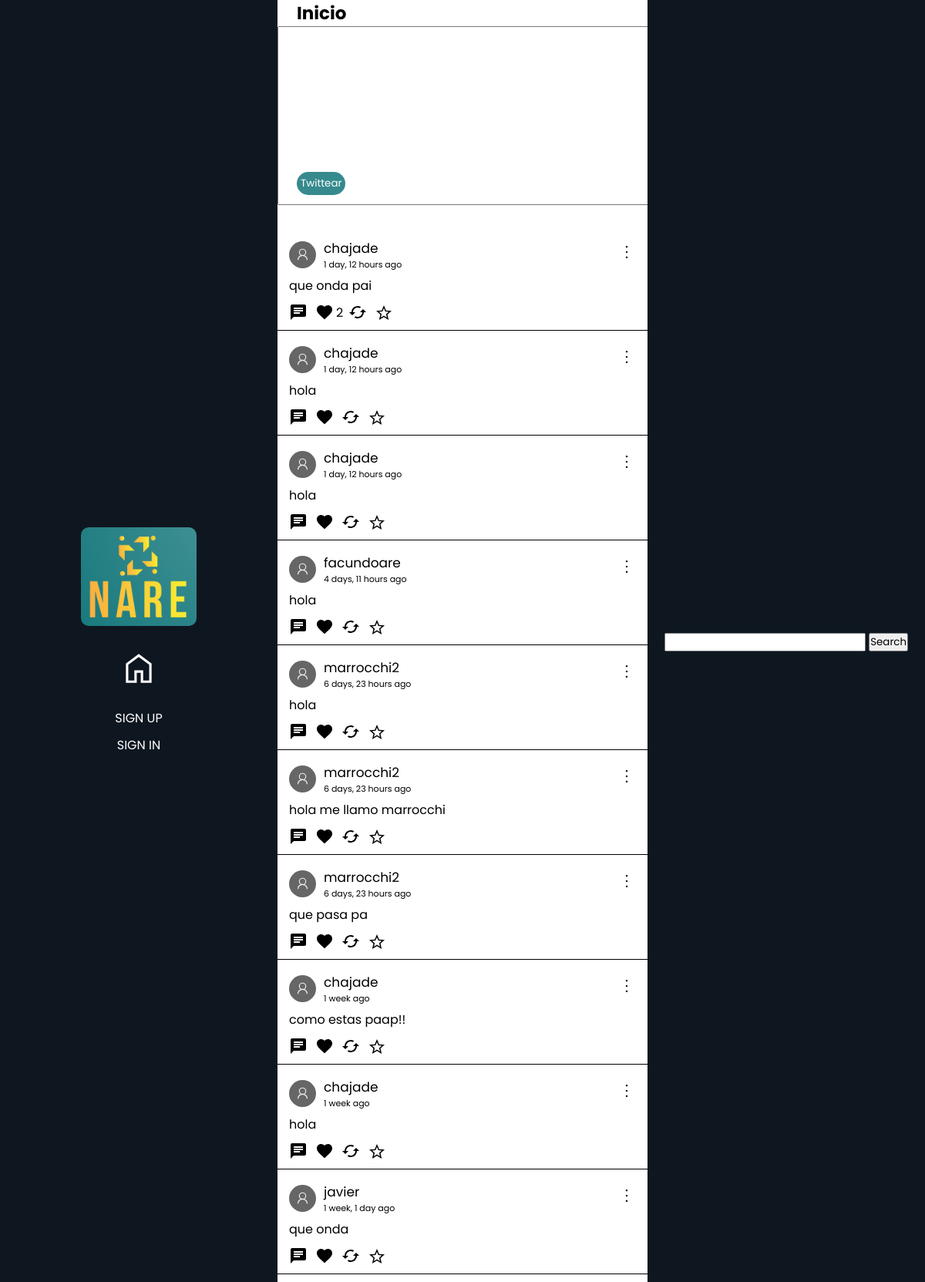
Before: / with the older database file.
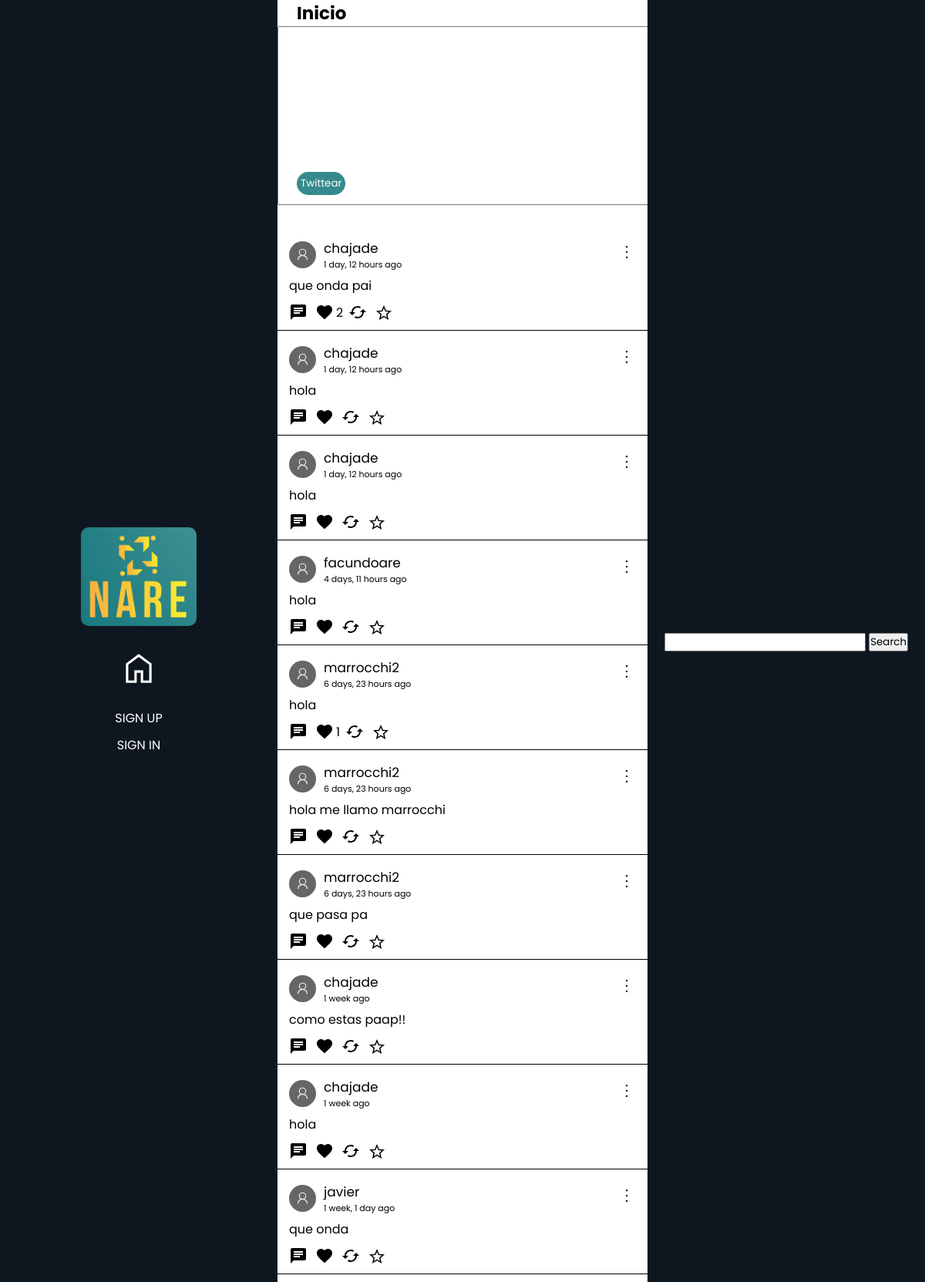
After: the same page with the newer database file.
### tweets/models.py (models this page shows)
class Tweet(models.Model):
    user = models.ForeignKey(User, null=True, on_delete=models.CASCADE)
    content = models.TextField(max_length=180)
    created_at = models.DateTimeField(auto_now_add=True)
    likes = models.IntegerField(default=0)
    likes_users = models.ManyToManyField(User, related_name="likes_tweets")
    retweets = models.IntegerField(default=0)
    parent_tweet = models.IntegerField(null=True)

### tweets/views.py (the view)
# urls.py: path('', views.globalFeed, name='globalFeed'),
def globalFeed(request):
    tweets = Tweet.objects.all().filter(parent_tweet = None)
    return render(request, 'globalFeed.html',{
            'form': forms.postTweet,
            'tweets': tweets,
    })

### tweets/templates/globalFeed.html (shortened to what this page needs)
{% extends 'base.html' %}  {% load static %}
    {% block content %}
    <link rel="stylesheet" href="{% static 'globalFeed.css' %}" />
    <link rel="stylesheet" href="{% static 'User.css' %}" />
    <div class="container-1">
        <h1 class="feedTitle">Inicio</h1>
        <form action="{% url 'postTweet' %}" method="POST" class="postTweetForm">
            <textarea name="content" cols="55" rows="10" required="" id="id_content" spellcheck="false"></textarea>
            <button>
                Twittear
            </button>
        </form>
    </div>
        <div class="tweets">
            {% for tweet in tweets %}
                {% include 'Tweet.html' %}
            {% endfor %}
{% endblock content %}

### tweets/templates/Tweet.html (shortened to what this page needs)
<a href="{% url 'tweetDetails' tweet.id %}" class="tweet">
    <div class="div-content" id="{{tweet.id}}">
        <div class="tweetHead">
            <div class="fotoPerfil">
                <form action="{% url 'myProfile' tweet.user.id %}" class="formName">
                    <button class="usernameTweet">{{tweet.user.username}}</button>
                    <p class="timeAgo">{{tweet.created_at|timesince}} ago</p>
                </form>
            </div>
            <div class="tweetOptions">
                <button  class="optionButtons" data="true"></button>
            </div>
        </div>
        <span class="tweetMessage">{{tweet.content}}</span>
        <div class="buttons">
            <button class="msgButton" id="{{tweet.id}}">
                    <svg class="msgSvg" xmlns="http://www.w3.org/2000/svg" height="24px" viewBox="0 0 24 24" width="24px" fill="#000000">
                        <path d="M0 0h24v24H0z" fill="none"/>
                        <path d="M20 2H4c-1.1 0-1.99.9-1.99 2L2 22l4-4h14c1.1 0 2-.9 2-2V4c0-1.1-.9-2-2-2zM6 9h12v2H6V9zm8 5H6v-2h8v2zm4-6H6V6h12v2z"/>
                    </svg>
                </button>
                <form action="{% url 'like' tweet.id %}" class="likeForm" id="likeForm">
                    <button class="likeBtn" onclick="{% if user.is_authenticated %} like(event, this) {% endif %}" tweet-id="{{tweet.id}}" >
                    </button>
                    {% if tweet.likes != 0 %}
                        <p class="likeCount" id="{{tweet.id}}">{{tweet.likes}}</p>
                    {% else %}
                        <p class="likeCount" id="{{tweet.id}}"></p>
                    {% endif %}
                </form>
                <form>
                    <button>
                    </button>
                </form>
                <form action="{% url 'keepTweets' tweet.id %}" id="keepForm">
                    <button tweet-id="{{tweet.id}}" onclick="{% if user.is_authenticated %} favs(event, this) {% endif %}" class="keptButton">
                        {% if tweet in profile.keeps.all %}
                            <svg class="keepSvg saved" xmlns="http://www.w3.org/2000/svg" height="24px" viewBox="0 96 960 960" width="24px"><path fill="rgb(211, 165, 15)" d="m323 851 157-94 157 95-42-178 138-120-182-16-71-168-71 167-182 16 138 120-42 178Zm-90 125 65-281L80 506l288-25 112-265 112 265 288 25-218 189 65 281-247-149-247 149Zm247-355Z"/></svg>
                        {% else %}
                            <svg class="keepSvg" xmlns="http://www.w3.org/2000/svg" height="24px" viewBox="0 96 960 960" width="24px"><path d="m323 851 157-94 157 95-42-178 138-120-182-16-71-168-71 167-182 16 138 120-42 178Zm-90 125 65-281L80 506l288-25 112-265 112 265 288 25-218 189 65 281-247-149-247 149Zm247-355Z"/></svg>
                        {% endif %}
                    </button>
                </form>
            </div>
        </a>
    </div>

Changed rows visible on the page:
changed Tweet (number 6 of 10 on the later page): likes (not shown) → "1"
